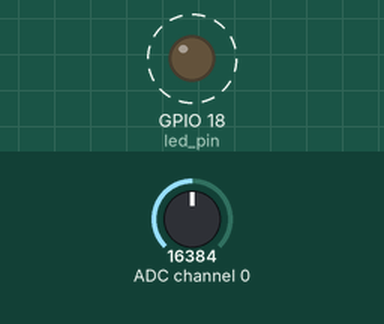
Bench run of a program on a simulated Raspberry Pi (BCM pin numbers). Parts: output pins drawn as LEDs (lit = HIGH). Dashed ring = blinking. The test bench sets the inputs (shaded band); at power-on: ADC channel 0 = 16384 (analog values on the 0–32767 scale). No MQTT or app messages arrive unless stated; the clock reads 2024-03-15 10:24:30 at power-on unless the program sets it.

Above: at 1.3 s.
1.4 s: ADC channel 0 set to 3280
4.9 s: ADC channel 0 set to 2776
At 5.7 s:
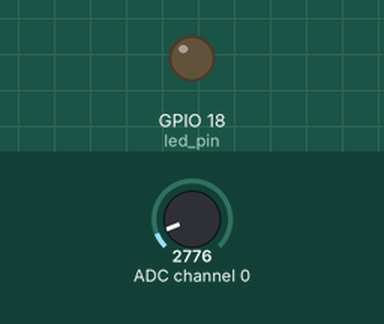
6.4 s: ADC channel 0 set to 3932
At 7.5 s:
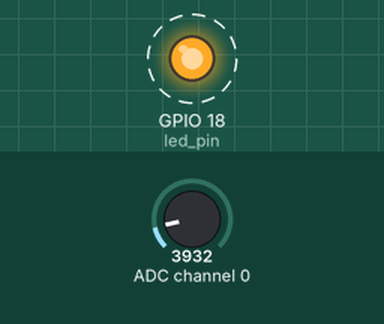
12.4 s: ADC channel 0 set to 0
At 13.1 s:
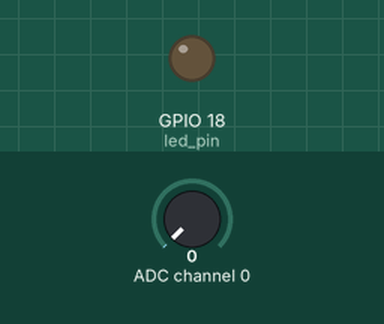
Timing chart, 0 to 14.9 s (numbered marks = the images above; inputs shaded):
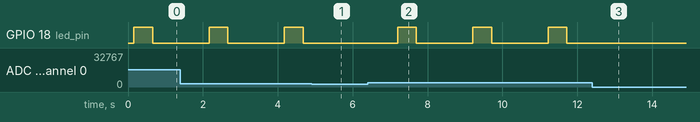

The program:

Raspberry.py
```python
import time
import paho.mqtt.client as mqtt
import RPi.GPIO as GPIO
import Adafruit_ADS1x15


# MQTT network configuration
mqttServer = "MQTT_Broker_IP_Address"  # Replace with MQTT broker IP address
mqttPort = 1883  # Default MQTT port
mqttTopic = "sound"


# GPIO configuration
led_pin = 18  # GPIO pin number used for the LED
GPIO.setmode(GPIO.BCM)
GPIO.setup(led_pin, GPIO.OUT) # Setup the led pin as output
GPIO.output(led_pin, GPIO.LOW)  # Turn off the LED at startup


# MQTT client configuration
client = mqtt.Client()


# MQTT client connection
def on_connect(client, userdata, flags, rc):
    client.subscribe(mqttTopic)


def on_message(client, userdata, msg):
    pass  # this function empty cause we don't receive MQTT messages


# MQTT client publishing function
def publish_message(msg):
    client.publish(mqttTopic, msg)


client.on_connect = on_connect
#client.on_message = on_message


client.connect(mqttServer, mqttPort, 60)
client.loop_start()


def read_sound_level():
    adc = Adafruit_ADS1x15.ADS1115()
    gain = 1  # Gain factor (1x)
    sound_level = adc.read_adc(0, gain=gain) * (3300.0 / 32767.0)  # Read analog value in Hz and convert to mV
    return sound_level


threshold = 300  # Crying threshold in Hz
blink_duration = 1  # Duration in seconds during which the LED will blink


def blink_led():
    start_time = time.time()
    end_time = start_time + blink_duration
    while time.time() < end_time:
        GPIO.output(led_pin, GPIO.HIGH)  # Turn on the LED
        time.sleep(0.5)  # LED on time
        GPIO.output(led_pin, GPIO.LOW)  # Turn off the LED
        time.sleep(0.5)  # LED off time


try:
    while True:
        sound_level = read_sound_level()  # Get the sound level
        if sound_level > threshold:  # Check if sound level exceeds the threshold
            blink_led()  # Blink the LED
            publish_message("Sound Detected!")  # Publish an MQTT message
        time.sleep(1)  # Wait for 1 second
except KeyboardInterrupt:
    client.loop_stop()
    client.disconnect()
    GPIO.cleanup()  # Clean up used GPIOs
```

Measured:
- the behaviour switches between 2984 and 2976 on ADC channel 0 (found by bisection; images 0 and 1)
- after the input at 4.9 s, GPIO 18 (led_pin): stays LOW (without the input it goes to HIGH after 1.3 s)
- after the input at 6.4 s, GPIO 18 (led_pin): alternates HIGH for 0.50 s and LOW for 1.5 s, starting after 0.80 s
- after the input at 12.4 s, GPIO 18 (led_pin): stays LOW (without the input it goes to HIGH after 0.83 s)
- by itself, GPIO 18 (led_pin): alternates HIGH for 0.50 s and LOW for 1.5 s
